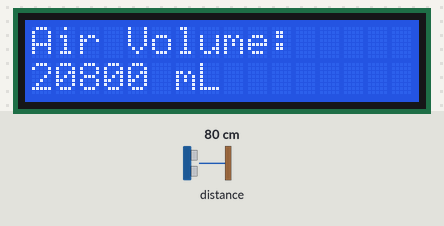
A sketch run on a simulated Arduino Uno, built for the host (arithmetic inside an expression is 32-bit, double 64-bit). On the bench: 16×2 character LCD. Inputs (shaded band) come from the test bench; at power-on: distance to the obstacle 80 cm. What the sketch prints to the serial monitor is not drawn.

Above: at 1.2 s.
1.3 s: distance to the obstacle set to 2 cm
At 2.7 s:
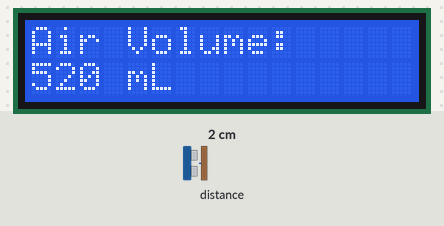
3.0 s: distance to the obstacle set to 4 cm
At 4.2 s:
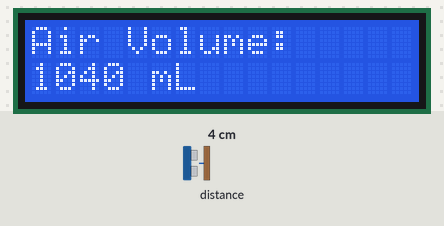
4.5 s: distance to the obstacle set to 9 cm
At 5.5 s:
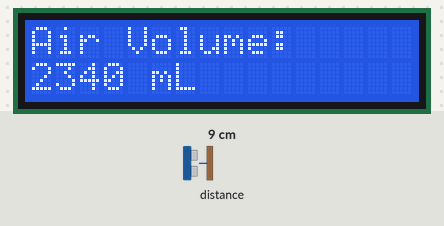
Timing chart, 0 to 7.5 s (numbered marks = the images above; inputs shaded):
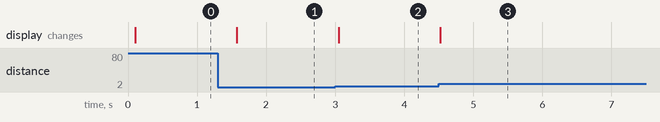

Measured:
- after the input at 1.3 s, the display: changes after 0.28 s (image 1)
- after the input at 3.0 s, the display: changes after 0.05 s (image 2)
- after the input at 4.5 s, the display: changes at once (image 3)

The sketch:

VL53L1X.ino
```cpp
#include "Adafruit_VL53L1X.h"
#include <LiquidCrystal.h>

LiquidCrystal LCD(10,9,7,6,5,4); //LCD connected to these arduino DC pins

#define IRQ_PIN 2
#define XSHUT_PIN 3

Adafruit_VL53L1X vl53 = Adafruit_VL53L1X(XSHUT_PIN, IRQ_PIN);

void setup() {
  Serial.begin(115200);
  while (!Serial) delay(10);

  Serial.println(F("Adafruit VL53L1X sensor demo"));

  Wire.begin();
  if (! vl53.begin(0x29, &Wire)) {
    Serial.print(F("Error on init of VL sensor: "));
    Serial.println(vl53.vl_status);
    while (1)       delay(10);
  }
  Serial.println(F("VL53L1X sensor OK!"));

  Serial.print(F("Sensor ID: 0x"));
  Serial.println(vl53.sensorID(), HEX);

  if (! vl53.startRanging()) {
    Serial.print(F("Couldn't start ranging: "));
    Serial.println(vl53.vl_status);
    while (1)       delay(10);
  }
  Serial.println(F("Ranging started"));

  // Valid timing budgets: 15, 20, 33, 50, 100, 200 and 500ms!
  vl53.setTimingBudget(50);
  Serial.print(F("Timing budget (ms): "));
  Serial.println(vl53.getTimingBudget());

  LCD.begin(16,2); //turn on lcd and tell arduino how big it is
  LCD.setCursor(0,0); //put cursor in upper left corner of lcd display
  LCD.print("Air Volume: "); //print first row of lcd display

  /*
  vl.VL53L1X_SetDistanceThreshold(100, 300, 3, 1);
  vl.VL53L1X_SetInterruptPolarity(0);
  */
}

void loop() {
  int16_t distance;
  int volume;

  if (vl53.dataReady()) {
    // new measurement for the taking!
    distance = vl53.distance();
    if (distance == -1) {
      // something went wrong!
      Serial.print(F("Couldn't get volume: "));
      Serial.println(vl53.vl_status);
      return;
    }
    volume= (distance* (4000/150));
    //volume= distance * M_PI * 8.5; //volume of cylinder in mL
    //volume= 4000-volume;
    Serial.print(F("Air Volume: "));
    Serial.print(volume);
    Serial.println(" mL");

    // data is read out, time for another reading!
    vl53.clearInterrupt();
  }
  volume= (distance* (4000/150));
  //volume= distance * M_PI * 8.5; //volume of cylinder in mL
  //volume= 4000-volume;
  LCD.setCursor(0,1); //set cursor to bottom left of lcdisplay
  LCD.print("                "); //clear row two to avoid ghost characters
  LCD.setCursor(0,1); //set cursor back to bottom left
  LCD.print(volume); //print distance on LCD
  LCD.print(" mL"); //set unit dont forget space to not overcrowd
  delay(700);   //pause to avoid jittery display
}
```
